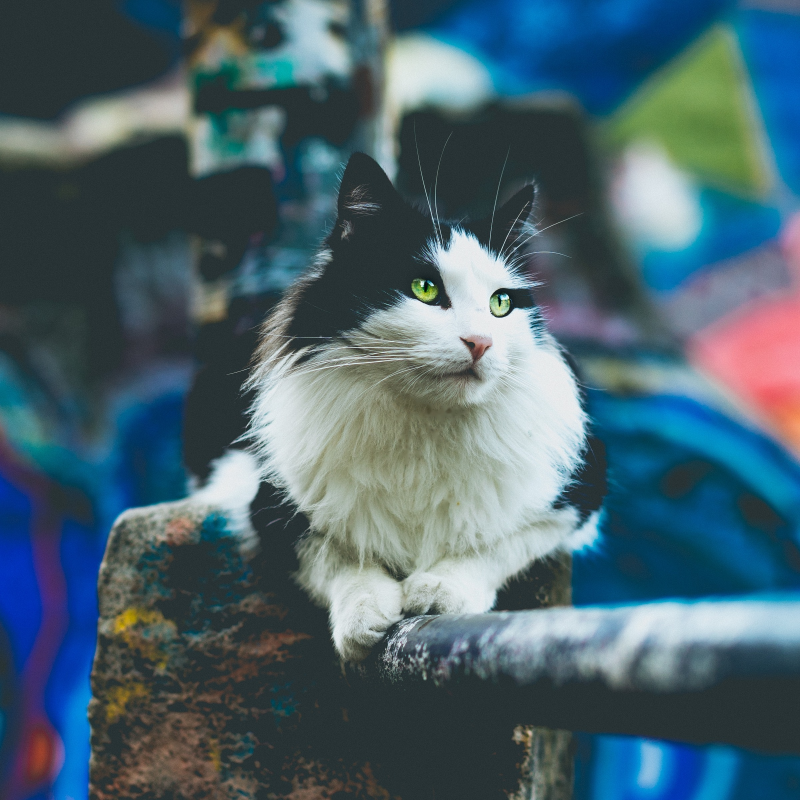
#> input picture 15-variety-caption/assets/tux_r1.jpg, 2400 x 2400 px, given in place of portrait_1.jpg, which was not available (shown at 1/3 size)
$ python make_collage2.py
#> lines starting #> are read from the running program, lines starting #| are printed output that depends on the picture; after the words box and inside, x2 and y2 are one past the last pixel; in counts of white or black regions, pixels touching at a corner belong together; pictures that were not available may be replaced by others from this repository, and a replacement may not be noted
### 09-collage-cutout/make_collage.py
# -*- coding: utf-8 -*-
"""09 · 拼贴剪贴（COLLAGE · CUT-OUT）：NOGGIN 脑洞季刊
牛皮纸 + 报纸剪块 + 半调网点绅士肖像；剪开脑袋，星云蹦出来。
12fps 逐格步进（渲染 120 帧唯一画面，容器 60fps 每帧×5）。
用法: python make_collage.py preview | all
"""
import math, random, sys, os
from PIL import Image, ImageDraw, ImageFilter, ImageFont

OUT = os.path.dirname(os.path.abspath(__file__))
FRAMES = os.path.join(OUT, "frames")

W, H = 1600, 1000
STEP_FPS = 12
NF = 120                                   # 120 帧唯一画面

KRAFT   = (180, 148, 110)
NEWS_BG = (226, 221, 205)
NEWS_IN = (98, 94, 86)
RED     = (198, 40, 36)
SKIN    = (208, 184, 156)
SKIN_D  = (152, 126, 100)
COAT    = (40, 36, 33)
COLLAR  = (232, 227, 214)
HAIR    = (58, 50, 44)
INK_D   = (52, 48, 44)
PAPER   = (238, 233, 218)

def clamp01(x): return max(0.0, min(1.0, x))
def eio(x):
    x = clamp01(x)
    return 4*x*x*x if x < 0.5 else 1 - (-2*x+2)**3 / 2
def eob(x, s=1.70158):
    x = clamp01(x); x -= 1
    return 1 + (s+1)*x**3 + s*x**2
def lerp(a, b, p): return a + (b-a)*p
def mixc(c1, c2, p): return tuple(int(round(a + (b-a)*p)) for a, b in zip(c1, c2))
def step(t, fps=STEP_FPS): return math.floor(t * fps) / fps
def rng0(k): return random.Random(900 + k).uniform(0, 1)

# [59 lines left out: functions cap_line, make_kraft, make_newsprint, make_nebula, not called in this run]

def dotize(img, cell, bg):
    w, h = img.size
    sw, sh = max(1, w // cell), max(1, h // cell)
    small = img.convert("RGB").resize((sw, sh), Image.LANCZOS)
    out = Image.new("RGB", (w, h), bg)
    d = ImageDraw.Draw(out)
    r = cell * 0.52
    for yy in range(sh):
        for xx in range(sw):
            c = small.getpixel((xx, yy))
            cx, cy = xx*cell + cell/2, yy*cell + cell/2
            d.ellipse([cx - r, cy - r, cx + r, cy + r], fill=c)
    return out

# [13 lines left out: function torn_masks, not called in this run]

def paper_mask(w, h, seed, amp=9):
    """四边锯齿的纸片蒙版"""
    rng = random.Random(seed)
    pts = []
    x = 0.0
    while x <= w:
        pts.append((x, rng.uniform(0, amp))); x += rng.uniform(12, 26)
    y = 0.0
    while y <= h:
        pts.append((w - rng.uniform(0, amp), y)); y += rng.uniform(12, 26)
    x = float(w)
    while x >= 0:
        pts.append((x, h - rng.uniform(0, amp))); x -= rng.uniform(12, 26)
    y = float(h)
    while y >= 0:
        pts.append((rng.uniform(0, amp), y)); y -= rng.uniform(12, 26)
    m = Image.new("L", (w, h), 0)
    ImageDraw.Draw(m).polygon(pts, fill=255)
    return m

# [32 lines left out: functions cap_line, build_portrait, not called in this run]

# ---------------- 单例素材 ----------------
_K = _NL = _NR = _NEB = _POR = None
_MU = _ML = _EDGE = None
_NEBO = None                                # 星云网点化

# [13 lines left out: function assets, not called in this run]

PX, PY = 510, 245
CUT_Y = PY + 226
T_CUT, T_LIFT, T_HOLE, T_POP, T_BANG, T_NO = 1.6, 2.6, 3.2, 4.0, 5.4, 6.6

FBANG = ImageFont.truetype(r"C:\Windows\Fonts\arialbd.ttf", 56)
FSTICK = ImageFont.truetype(r"C:\Windows\Fonts\msyhbd.ttc", 44, index=0)
FCAP = ImageFont.truetype(r"C:\Windows\Fonts\consola.ttf", 20)

# [144 lines left out: functions star, draw_scrap, draw_half, render, not called in this run]

FPS_CONT = 60

# [13 lines that do not run on import are left out]

### 09-collage-cutout/make_collage2.py
# -*- coding: utf-8 -*-
"""09 · 拼贴剪贴 v2 —— 真实素材版
真实维多利亚绅士照(公有领域)洪泛抠图 + 半调网点化;
真实哈勃星云(创生之柱)与 1900 年报纸扫描件;12fps 逐格步进。
用法: python make_collage2.py preview | all
"""
import math, random, sys, os, collections
from PIL import Image, ImageDraw, ImageFilter, ImageFont, ImageOps
from make_collage import (dotize, cap_line, torn_masks, paper_mask, mixc,
                          clamp01, eob, eio, lerp, star, step, rng0,
                          FBANG, FSTICK, FCAP, STEP_FPS)

OUT = os.path.dirname(os.path.abspath(__file__))
FRAMES = os.path.join(OUT, "frames2")
A = os.path.join(OUT, "assets")

W, H = 1600, 1000
NF = 120
KRAFT   = (180, 148, 110)
RED     = (198, 40, 36)
PAPER   = (238, 233, 218)
INK     = (52, 48, 44)
T_CUT, T_LIFT, T_HOLE, T_POP, T_BANG, T_NO = 1.6, 2.6, 3.2, 4.0, 5.4, 6.6
PX, PY = 480, 170
CUT_LOCAL = 208
CUT_Y = PY + CUT_LOCAL

FPILL = ImageFont.truetype(r"C:\Windows\Fonts\consolab.ttf", 22)

def en_cn(d, x, y, en, cn, f_en, f_cn, col):
    d.text((x, y), en, font=f_en, fill=col)
    w = d.textlength(en, font=f_en)
    d.text((x + w + 10, y - 2), cn, font=f_cn, fill=col)

# ---------------- 抠图:边界洪泛填充(RGB 色距) ----------------
def cutout(gray, rgb):
    """灰度+RGB → 主体 alpha 蒙版(边界洪泛,色距判定)"""
    small = rgb.resize((160, 170), Image.LANCZOS)
    gsmall = gray.resize((160, 170), Image.LANCZOS)
    w, h = small.size
    px = small.load()
    border = [px[x, 0] for x in range(w)] + [px[x, h-1] for x in range(w)] + \
             [px[0, y] for y in range(h)] + [px[w-1, y] for y in range(h)]
    bgv = sorted(border, key=lambda c: c[0]+c[1]+c[2])[len(border)//2]
    tol2 = 34 * 34
    def close(c):
        return (c[0]-bgv[0])**2 + (c[1]-bgv[1])**2 + (c[2]-bgv[2])**2 <= tol2
    seen = [[False]*h for _ in range(w)]
    dq = collections.deque()
    for x in range(w):
        for y in (0, h-1):
            if close(px[x, y]) and not seen[x][y]:
                seen[x][y] = True; dq.append((x, y))
    for y in range(h):
        for x in (0, w-1):
            if close(px[x, y]) and not seen[x][y]:
                seen[x][y] = True; dq.append((x, y))
    while dq:
        x, y = dq.popleft()
        for nx, ny in ((x+1,y),(x-1,y),(x,y+1),(x,y-1)):
            if 0 <= nx < w and 0 <= ny < h and not seen[nx][ny] and close(px[nx, ny]):
                seen[nx][ny] = True; dq.append((nx, ny))
    bgmask = Image.new("L", (w, h), 0)
    bgmask.putdata([255 if seen[x][y] else 0 for y in range(h) for x in range(w)])
    sub = bgmask.point(lambda v: 255 - v)
    # 闭运算填凹湾(发丝高光与背景连通的误抠区),核 41/170 ≈ 1/4 画宽
    sub = sub.filter(ImageFilter.MaxFilter(41)).filter(ImageFilter.MinFilter(41))
    sub = sub.resize((gray.size[0], gray.size[1]), Image.NEAREST)
    sub = sub.filter(ImageFilter.MaxFilter(3)).filter(ImageFilter.MinFilter(3))
    sub = sub.filter(ImageFilter.GaussianBlur(1.2))
    return sub

# ---------------- 素材准备(一次性) ----------------
_P = _NEB = _NL = _NR = _K = _MU = _ML = _EDGE = _NEBO = None

def assets():
    global _P, _NEB, _NL, _NR, _K, _MU, _ML, _EDGE, _NEBO
    if _P is not None:
        return
    # 绅士:裁切→灰度→对比→抠图→半调网点
    p = Image.open(os.path.join(A, "portrait_1.jpg")).convert("RGB")
    w, h = p.size
    p = p.crop((int(0.10*w), int(0.04*h), int(0.90*w), int(0.58*h)))
    p = p.resize((640, 680), Image.LANCZOS)
    g = ImageOps.autocontrast(p.convert("L"), cutoff=1)
    alpha = cutout(g, p)
    sepia = ImageOps.colorize(g, black=(36, 28, 22), white=(244, 236, 218),
                              mid=(152, 130, 106))
    ht = dotize(sepia, 6, (244, 236, 218))
    ht = ht.convert("RGBA")
    ht.putalpha(alpha)
    _P = ht
    # 星云:创生之柱裁方→半调
    n = Image.open(os.path.join(A, "nebula_0.jpg")).convert("RGB")
    nw, nh = n.size
    n = n.crop((int(0.24*nw), int(0.12*nh), int(0.86*nw), int(0.74*nh)))
    _NEB = dotize(n, 10, (14, 20, 26))
    # 报纸:真实扫描件灰度化
    nw2 = Image.open(os.path.join(A, "news_0.jpg")).convert("L")
    nw2 = ImageOps.autocontrast(nw2, cutoff=1)
    _NL = nw2.resize((360, 660), Image.LANCZOS).convert("RGBA")
    _NL.putalpha(paper_mask(360, 660, 5))
    _NR = nw2.transpose(Image.FLIP_LEFT_RIGHT).resize((440, 610),
            Image.LANCZOS).convert("RGBA")
    _NR.putalpha(paper_mask(440, 610, 9))
    # 牛皮纸:真实纹理平铺 + 细噪声
    k = Image.open(os.path.join(A, "kraft_0.jpg")).convert("RGB").resize((1700, 1060),
            Image.LANCZOS)
    _K = k.crop((50, 30, 50+W, 30+H))
    rng = random.Random(3)
    d = ImageDraw.Draw(_K)
    for _ in range(200):
        x, y = rng.uniform(0, W), rng.uniform(0, H)
        ln = rng.uniform(12, 40); an = rng.uniform(0, math.pi)
        d.line([x, y, x + math.cos(an)*ln, y + math.sin(an)*ln],
               fill=mixc(KRAFT, (226, 204, 174), rng.random()*0.5), width=1)
    # 裁切蒙版(肖像局部坐标)
    _MU, _ML, _EDGE = torn_masks(640, 680, CUT_LOCAL, 77, amp=14)
    # 星云网点化副本
    _NEBO = _NEB.filter(ImageFilter.GaussianBlur(0.5))

def star(d, cx, cy, r, col, p):
    pts = []
    for k in range(10):
        a = -math.pi/2 + k * math.pi / 5
        rr = r * (1 if k % 2 == 0 else 0.42) * max(p, 0.05)
        pts.append((cx + math.cos(a) * rr, cy + math.sin(a) * rr))
    d.polygon(pts, fill=col)

def draw_scrap(d, cx, cy, sz, p, ang):
    pts = [(cx - sz, cy - sz*0.6), (cx + sz, cy - sz*0.5),
           (cx + sz*0.9, cy + sz*0.7), (cx - sz*0.85, cy + sz*0.6)]
    d.polygon(pts, fill=PAPER)

def cap_line(d, a, b, w, col):
    d.line([a[0], a[1], b[0], b[1]], fill=col, width=int(w))
    r = w / 2
    for x, y in (a, b):
        d.ellipse([x-r, y-r, x+r, y+r], fill=col)

# ---------------- 渲染 ----------------
def render(f):
    t12 = f / float(STEP_FPS)
    assets()
#> in assets, p is the input picture: PIL image 2400x2400 RGB; mean R, G, B 74.7, 99.6, 110.1
#> in cutout, `gsmall = gray.resize((160, 170), Image.LANCZOS)`:
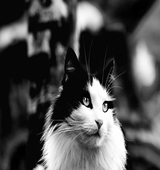
#> gsmall: PIL image 160x170 L; min 0, max 255, mean 76.5
#> in cutout, `border = [px[x, 0] for x in range(w)] + [px[x, h-1] for x in range(w)]..`: border = 660 items, first 6: (39, 50, 52), (39, 50, 52), (40, 51, 53), (40, 51, 53), (40, 51, 53), (40, 51, 53)
#> in cutout, `bgv = sorted(border, key=lambda c: c[0]+c[1]+c[2])[len(border)//2]`: bgv = (2, 91, 163)
#> after the loop in cutout, `for y in range(h):`: seen = 160 items
#> the loop in cutout, `while dq:` made 837 passes
#> (x, y) on passes 1 to 3: (4, 169), (5, 169), (6, 169)
#> in cutout, `bgmask = Image.new("L", (w, h), 0)`: bgmask: PIL image 160x170 L; every value is 0
#> in cutout, `bgmask.putdata([255 if seen[x][y] else 0 for y in range(h) for x in ra..`:
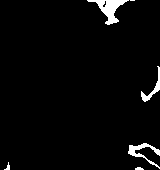
#> bgmask: PIL image 160x170 L; 3.1% white; 6 white regions (1 under 20 px), largest, box (x1, y1, x2, y2) and area: (87, 0, 129, 25) 394, (128, 143, 160, 169) 237, (141, 66, 160, 102) 158, (4, 162, 10, 170) 22, (135, 167, 144, 170) 21
#> in cutout, `sub = sub.filter(ImageFilter.MaxFilter(41)).filter(ImageFilter.MinFilt..`: sub: PIL image 160x170 L; every value is 255
#> in cutout, `sub = sub.resize((gray.size[0], gray.size[1]), Image.NEAREST)`: sub: PIL image 640x680 L; every value is 255
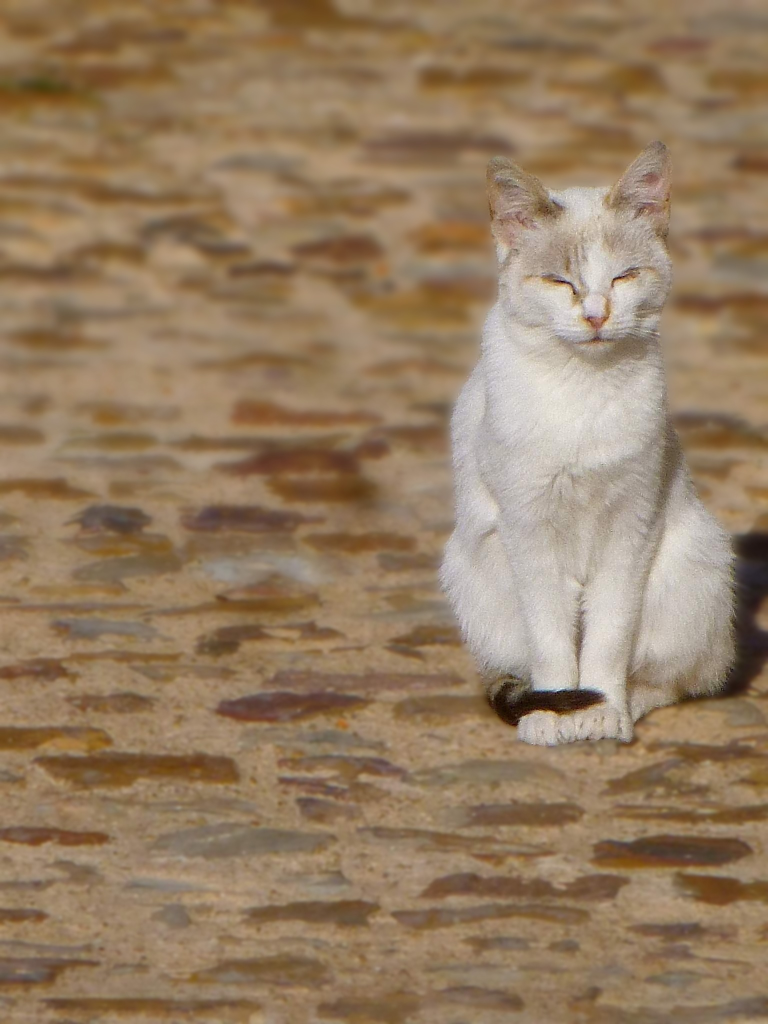
#> input picture 15-variety-caption/assets/white_dof.jpg, 1536 x 2048 px, given in place of nebula_0.jpg, which was not available (shown at 1/2 size)
#> in assets, n is the input picture: PIL image 1536x2048 RGB; mean R, G, B 148.6, 124.6, 97.5
#> in assets, `nw2 = ImageOps.autocontrast(nw2, cutoff=1)`:
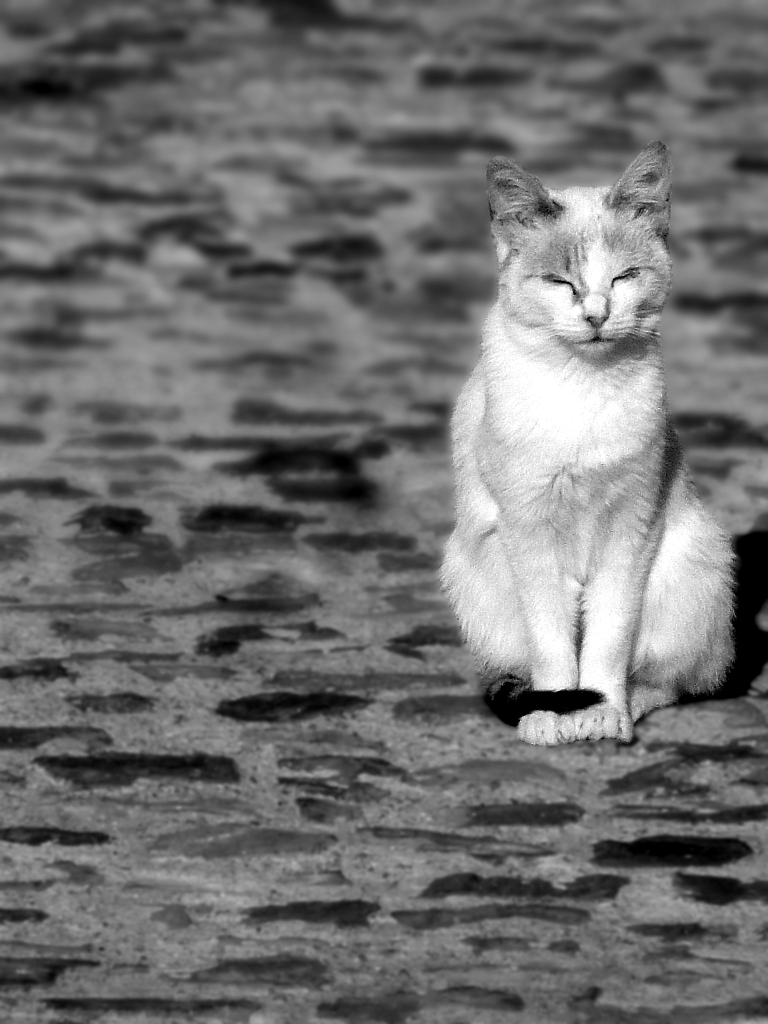
#> nw2: PIL image 1536x2048 L (shown at 1/2 size); min 0, max 255, mean 110.5
#> in paper_mask, `m = Image.new("L", (w, h), 0)`: m: PIL image 360x660 L; every value is 0
#> in paper_mask, `ImageDraw.Draw(m).polygon(pts, fill=255)`: m: PIL image 360x660 L; 96.7% white; 19 black regions (1 under 20 px), largest, box (x1, y1, x2, y2) and area: (0, 103, 8, 480) 1813, (18, 652, 236, 660) 996, (0, 487, 6, 660) 663
#> in assets, `_NL.putalpha(paper_mask(360, 660, 5))`:
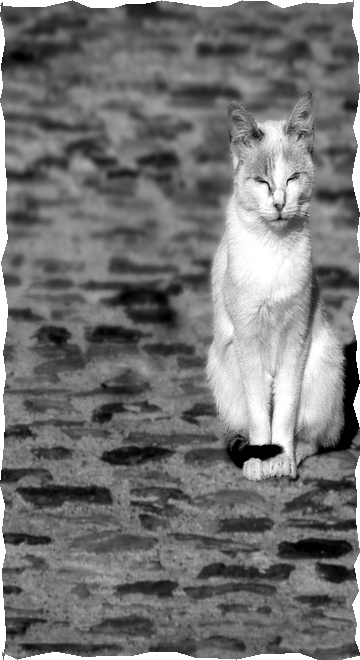
#> _NL: PIL image 360x660 RGBA; mean R, G, B, A 110.5, 110.5, 110.5, 246.5; transparent parts drawn white
#> call 2 of paper_mask, with w = 440, h = 610, seed = 9, amp = 9
#> in paper_mask (call 2), `m = Image.new("L", (w, h), 0)`: m: PIL image 440x610 L; every value is 0
#> in paper_mask (call 2), `ImageDraw.Draw(m).polygon(pts, fill=255)`:
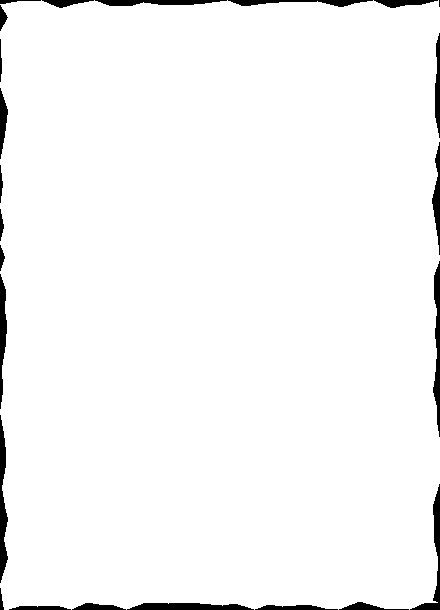
#> m: PIL image 440x610 L; 97.1% white; 24 black regions (1 under 20 px), largest, box (x1, y1, x2, y2) and area: (0, 415, 8, 583) 793, (433, 261, 440, 437) 737, (127, 603, 254, 610) 711
#> in assets, `_NR.putalpha(paper_mask(440, 610, 9))`:
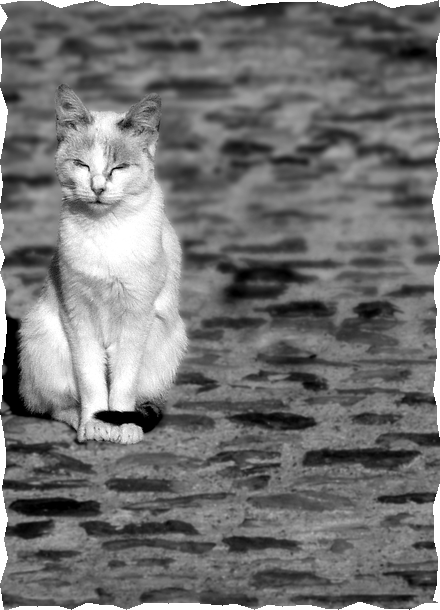
#> _NR: PIL image 440x610 RGBA; mean R, G, B, A 110.5, 110.5, 110.5, 247.7; transparent parts drawn white
    img = _K.copy()
    d = ImageDraw.Draw(img)

    # 报纸剪块(投影 + 旋转)
    for nw, pos, ang in ((_NL, (54, 240), -2.2), (_NR, (1140, 60), 1.6)):
        rot = nw.rotate(ang, expand=True, resample=Image.BICUBIC)
        shd = Image.new("RGBA", rot.size, (0, 0, 0, 0))
        shd.paste((62, 47, 30, 150), (0, 0), rot.getchannel("A"))
        px, py = pos
        img.paste(shd, (px + 10, py + 12), shd)
        img.paste(rot, (px, py), rot)

    # 红色衬圆
    d.ellipse([820-190, 450-190, 820+190, 450+190], fill=RED)

    # 星云洞(裁切线以上,弹跳长大)
    if t12 >= T_HOLE:
        g = eob(clamp01((t12 - T_HOLE) / 0.9))
        nr = 60 + 210 * g
        neb = _NEBO.resize((int(nr*2), int(nr*2)), Image.LANCZOS)
        mask = Image.new("L", neb.size, 0)
        dm = ImageDraw.Draw(mask)
        dm.ellipse([0, 0, neb.size[0]-1, neb.size[1]-1], fill=255)
        dm.rectangle([0, CUT_Y + 6 - (450 - nr), neb.size[0], neb.size[1]], fill=0)
        img.paste(neb, (int(820 - nr), int(450 - nr)), mask)

    # 绅士下半(锯齿上缘)
    lo = Image.new("RGBA", _P.size, (0, 0, 0, 0))
    lo.paste(_P, (0, 0), _ML)
    img.paste(lo, (PX, PY), lo)

    # 头顶片:掀起 + 淡出
    if t12 < T_LIFT:
        up = Image.new("RGBA", _P.size, (0, 0, 0, 0))
        up.paste(_P, (0, 0), _MU)
        img.paste(up, (PX, PY), up)
    elif t12 < T_LIFT + 0.5:
        lift = (t12 - T_LIFT) / 0.5
        up = Image.new("RGBA", _P.size, (0, 0, 0, 0))
        up.paste(_P, (0, 0), _MU)
        up.putalpha(up.getchannel("A").point(lambda v: int(v * (1 - lift*0.8))))
        rot = up.rotate(-9 * lift, expand=True, resample=Image.BICUBIC)
        dx, dy = int(40 * lift), int(-160 * lift)
        img.paste(rot, (PX - (rot.size[0]-640)//2 + dx, PY - (rot.size[1]-680)//2 + dy), rot)

    # 缝线沿锯齿边(只画头部实际范围内)
    if t12 >= T_CUT:
        rng = random.Random(77)
        row = _P.getchannel("A")
        xs = [x for x in range(640) if row.getpixel((x, CUT_LOCAL)) > 100]
        hx0, hx1 = (min(xs) - 8, max(xs) + 8) if xs else (180, 470)
        for k in range(len(_EDGE) - 1):
            (xa, ya), (xb, yb) = _EDGE[k], _EDGE[k+1]
            mx, my = (xa+xb)/2 + PX, (ya+yb)/2 + PY
            if not (hx0 <= mx - PX <= hx1):
                continue
            ang = math.atan2(yb-ya, xb-xa) + math.pi/2
            dl = 9
            cap_line(d, (mx - math.cos(ang)*dl, my - math.sin(ang)*dl),
                     (mx + math.cos(ang)*dl, my + math.sin(ang)*dl), 3, (240, 236, 224))
        if t12 < T_LIFT:
            prog = eio(clamp01((t12 - T_CUT) / (T_LIFT - T_CUT)))
            cap_line(d, (PX + hx0, CUT_Y - PY), (PX + hx0 + (hx1-hx0) * prog, CUT_Y - PY),
                     3, (250, 246, 236))

    # 脑洞蹦出的元素
    elems = []
    for k in range(5):
        elems.append(("star", 690 + rng0(k) * 250, 150 + rng0(k+9) * 140,
                      16 + rng0(k+3) * 10, T_POP + k * 0.12))
    for k in range(4):
        elems.append(("scrap", 640 + rng0(k+21) * 320, 100 + rng0(k+31) * 150,
                      15 + rng0(k+5) * 8, T_POP + 0.7 + k * 0.12))
    for k in range(3):
        elems.append(("neb", 620 + rng0(k+41) * 350, 110 + rng0(k+51) * 150,
                      26 + rng0(k+7) * 14, T_POP + 1.2 + k * 0.14))
    for kind, ex, ey, sz, t0 in elems:
        p = eob(clamp01((t12 - t0) / 0.3))
        if p <= 0.01:
            continue
        bob = math.sin((t12 - t0) * 2.2) * 5
        if kind == "star":
            star(d, ex, ey + bob, sz, RED if int(ex) % 2 else PAPER, p)
        elif kind == "scrap":
            draw_scrap(d, ex, ey + bob, sz, p, 0)
        else:
            crop = _NEBO.crop((int(_NEBO.size[0]*0.3), int(_NEBO.size[1]*0.2),
                               int(_NEBO.size[0]*0.3) + int(sz*2.4),
                               int(_NEBO.size[1]*0.2) + int(sz*2.4)))
            crop = crop.resize((int(sz*2.4), int(sz*2.4)), Image.LANCZOS)
            m = Image.new("L", crop.size, 0)
            ImageDraw.Draw(m).ellipse([4, 4, crop.size[0]-4, crop.size[1]-4], fill=255)
            img.paste(crop, (int(ex - sz*1.2), int(ey + bob - sz*1.2)), m)

    # BANG!
    letters = "BANG!"
    bgc = [(30, 28, 28), RED, (30, 28, 28), (30, 28, 28), RED]
    fgc = [PAPER, (250, 244, 232), PAPER, PAPER, (250, 244, 232)]
    angs = (-8, 6, -5, 7, -6)
    for k, ch in enumerate(letters):
        p = eob(clamp01((t12 - (T_BANG + k * 0.14)) / 0.3))
        if p <= 0.01:
            continue
        bx, by = 1252 + k * 54, 130 + (3 if k % 2 else 0)
        tile = Image.new("RGBA", (92, 104), (0, 0, 0, 0))
        td = ImageDraw.Draw(tile)
        td.rectangle([0, 6, 88, 100], fill=bgc[k] + (255,))
        td.text((44, 53), ch, font=FBANG, fill=fgc[k] + (255,), anchor="mm")
        rot = tile.rotate(angs[k], expand=True, resample=Image.BICUBIC)
        sc = 0.6 + 0.4 * p
        rot = rot.resize((max(1, int(rot.size[0]*sc)), max(1, int(rot.size[1]*sc))), Image.LANCZOS)
        img.paste(rot, (int(bx - rot.size[0]/2), int(by - rot.size[1]/2)), rot)

    # №06 贴纸
    p = eob(clamp01((t12 - T_NO) / 0.4))
    if p > 0.01:
        tile = Image.new("RGBA", (220, 130), (0, 0, 0, 0))
        td = ImageDraw.Draw(tile)
        td.rectangle([0, 10, 216, 126], fill=RED + (255,))
        td.text((108, 66), "№06", font=FSTICK, fill=(250, 244, 230, 255), anchor="mm")
        rot = tile.rotate(-4, expand=True, resample=Image.BICUBIC)
        sc = 0.7 + 0.3 * p
        rot = rot.resize((int(rot.size[0]*sc), int(rot.size[1]*sc)), Image.LANCZOS)
        img.paste(rot, (int(1390 - rot.size[0]/2), int(648 - rot.size[1]/2)), rot)

    d.text((1042, 932), "V1  ·  CUT & PASTE ON KRAFT, 1868", font=FCAP,
           fill=mixc(KRAFT, (70, 56, 42), 0.9))
    return img

if __name__ == "__main__":
    mode = sys.argv[1] if len(sys.argv) > 1 else "all"
    if mode == "preview":
        for fr in (30, 100, 115, 125, 140, 160, 200, 230, 260, 330, 420, 560):
            render(fr).save(os.path.join(OUT, "prev_%03d.png" % fr))
        print("PREVIEW DONE")
    else:
        os.makedirs(FRAMES, exist_ok=True)
        for i in range(NF):
#> (the run stopped early here; a loop or call above may not have finished)
